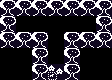

The image is a tile-based game level rendered from a .tmx file. Its description and complete source (layers, tilesets, objects, tile grids) follow:
An orthogonal 7x5 tile map with 16x16 px tiles, 1 tile layer (map), 3 tilesets and 3 objects (wizzard, slime, spell).

<map version="1.10" tiledversion="1.12.2" orientation="orthogonal" renderorder="right-down" width="7" height="5" tilewidth="16" tileheight="16" infinite="0" nextlayerid="7" nextobjectid="19">
 <tileset firstgid="1" name="monotiles" tilewidth="16" tileheight="16" tilecount="40" columns="8">
  <image source="monotiles.png" width="128" height="80" />
 </tileset>
 <tileset firstgid="41" name="sprites2" tilewidth="16" tileheight="16" tilecount="8" columns="4">
  <image source="sprites2.png" width="64" height="32" />
 </tileset>
 <tileset firstgid="49" name="extras" tilewidth="16" tileheight="16" tilecount="8" columns="4">
  <image source="extras.png" width="64" height="32" />
 </tileset>
 <layer id="1" name="map" width="7" height="5">
  <data encoding="csv">
15,15,15,15,15,15,15,
15,0,0,0,0,0,15,
15,15,15,0,15,15,15,
0,0,15,0,15,0,0,
0,0,15,13,15,0,0
</data>
 </layer>
 <objectgroup id="6" name="mobs">
  <object id="6" type="wizzard" gid="42" x="16" y="32" width="16" height="16">
   <properties>
    <property name="dir" type="int" value="1" />
   </properties>
  </object>
  <object id="16" type="slime" gid="41" x="48" y="64" width="16" height="16">
   <properties>
    <property name="dir" type="int" value="0" />
   </properties>
  </object>
  <object id="18" type="spell" gid="53" x="80" y="32" width="16" height="16">
   <properties>
    <property name="dir" type="int" value="1" />
   </properties>
  </object>
 </objectgroup>
</map>
